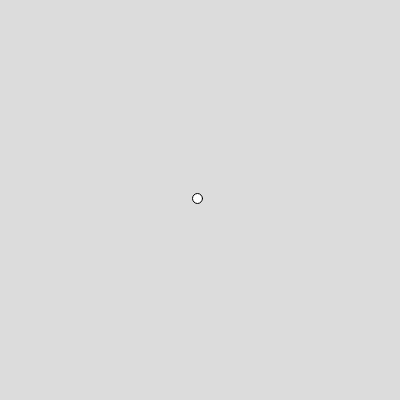
Frame 1 (no input)
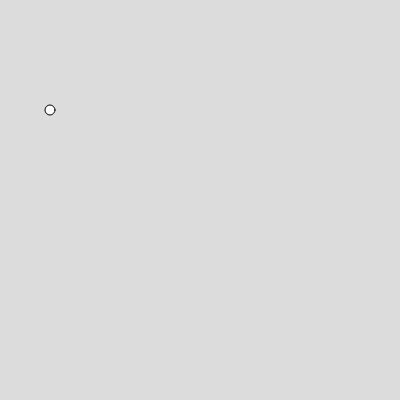
Frame 60 (no input)
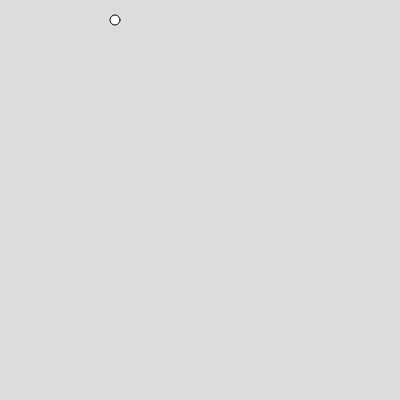
Frame 120 (the mouse pressed at the canvas centre since frame 60)

The p5.js sketch that drew these frames (run headless with seeded random() and noise() and a simulated clock; from frame 60 on, the mouse is pressed at the canvas centre):

// p5.js sketch
// ── sketch.js
// Creating the radius
var radius = 10;

// Creating the x and y position, x and y speed and x and y direction
var xPosition, yPosition, xSpeed, ySpeed, xDirection, yDirection;

function setup() {
  
  // Creating the canvas
  createCanvas(400, 400);

  // Defining the x and the y position
  xPosition = width/2;
  yPosition = height/2;

  // Defining the x and the y speed
  xSpeed = 2.5;
  ySpeed = 1.5;

  // Defining the x and the y direction
  xDirection = -1;
  yDirection = -1;
}


// Main parti of the code called
function draw() {
  
  // Colouring the background
  background(220);

  // Changing the x and the y position
  xPosition = xPosition + xSpeed * xDirection;
  yPosition = yPosition + ySpeed * yDirection;

  // Changing the x direction so that it bounces off
  if (xPosition > width - radius || xPosition < radius) {
    xSpeed *= -1;
  }

  // Changing the y direction so that it bounces off
  if (yPosition > height - radius || yPosition < radius) {
    ySpeed *= -1;
  }

  // Creating the ellipse
  ellipse(xPosition, yPosition, radius, radius);

}
